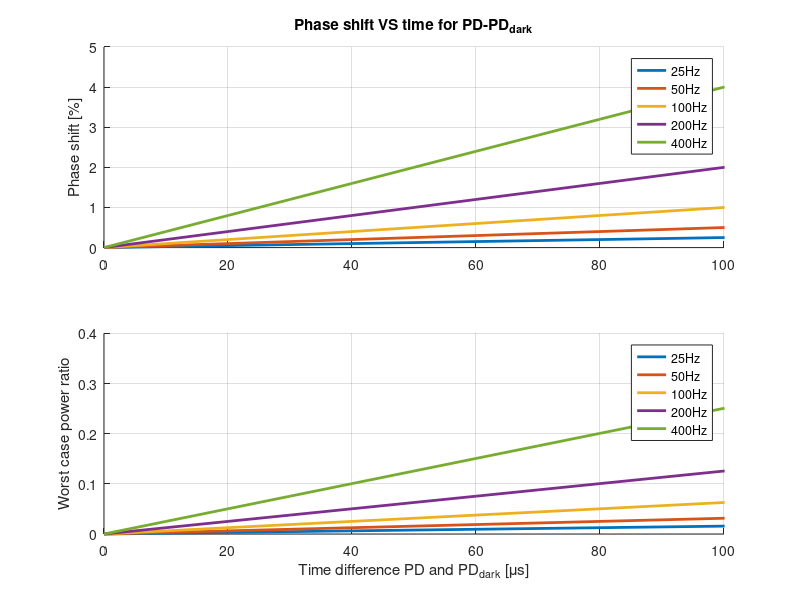

Write MATLAB code to recreate this figure.
clear all
delay = 0:1/10^5:25/10^5;

f = [25 50 100 200 400]
T = 1./f;

shift = delay'./T * 100

subplot(2,1,1)
shift = shift'
hold on
grid on
plot(0:10:250,shift(1,:),'LineWidth',2,'DisplayName','25Hz')
plot(0:10:250,shift(2,:),'LineWidth',2,'DisplayName','50Hz')
plot(0:10:250,shift(3,:),'LineWidth',2,'DisplayName','100Hz')
plot(0:10:250,shift(4,:),'LineWidth',2,'DisplayName','200Hz')
plot(0:10:250,shift(5,:),'LineWidth',2,'DisplayName','400Hz')
axis([0 100 0 5])
legend('show')


ylabel('Phase shift [%]')
title('Phase shift VS time for PD-PD_d_a_r_k')

subplot(2,1,2)
grid on
hold on
absdiff = (sin(0.5*delay'*2*pi*f) - sin(-0.5*delay'*2*pi*f));
plot(0:10:250,absdiff(:,1),'LineWidth',2,'DisplayName','25Hz')
plot(0:10:250,absdiff(:,2),'LineWidth',2,'DisplayName','50Hz')
plot(0:10:250,absdiff(:,3),'LineWidth',2,'DisplayName','100Hz')
plot(0:10:250,absdiff(:,4),'LineWidth',2,'DisplayName','200Hz')
plot(0:10:250,absdiff(:,5),'LineWidth',2,'DisplayName','400Hz')
xlabel('Time difference PD and PD_d_a_r_k [\mus]')
ylabel('Worst case power ratio')
axis([0 100 0 0.4])
legend('show')
